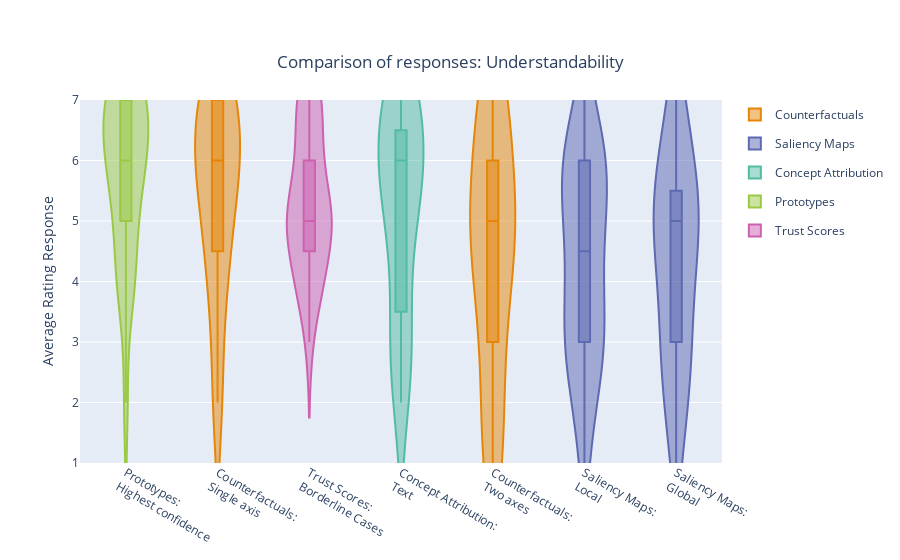
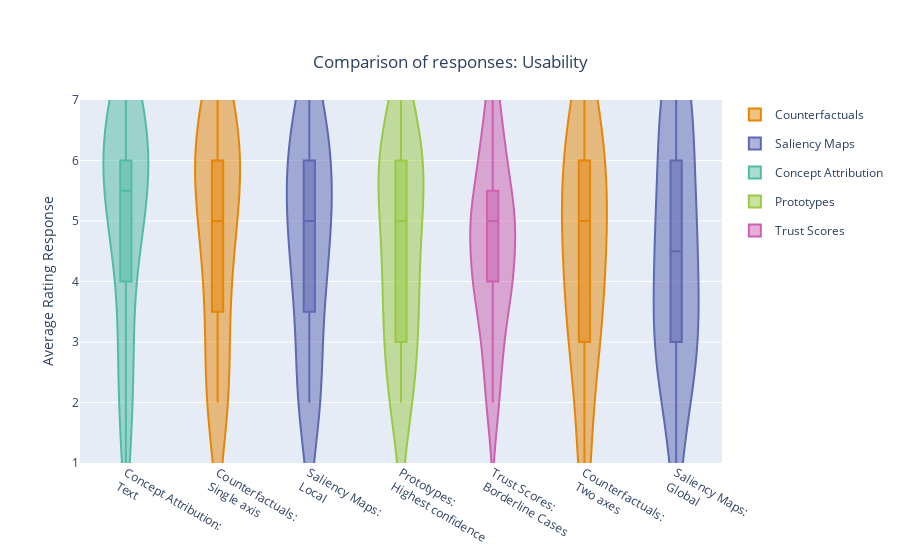

Write notebook code for charts like these, in order.
### Code cell
attributes = ["Understandability", "Usability", "Informativeness", "Value"]
for attribute in attributes:
    aggregated_df = pd.DataFrame()
    for name, df in result_dataframes.items():
        aggregated_df[name] = df[attribute]

    boxPlotDF(
        user_df.join(aggregated_df), f"Comparison of responses: {attribute}", 
        plotly.colors.qualitative.Vivid, # type: ignore
        web_display=True
        )

### Figure 1 — Plotly figure (JSON) as saved in the notebook; plotly's stock layout.template omitted (floating-point values rounded to 4 significant figures)
{"data": [{"box": {"visible": true}, "legendgroup": "Prototypes", "marker": {"color": "rgb(153, 201, 69)"}, "name": "Prototypes:<br>Highest confidence", "showlegend": false, "side": "both", "type": "violin", "y": [6, 7, 7, 6, 6, 7, 7, 7, 5, 6, 2, 4, 7, 6, 5, 6, 5, 4, 4, 7, 4, 7, 7, 6]}, {"box": {"visible": true}, "legendgroup": "Counterfactuals", "marker": {"color": "rgb(229, 134, 6)"}, "name": "Counterfactuals:<br>Single axis", "showlegend": false, "side": "both", "type": "violin", "y": [6, 7, 4, 6, 3, 7, 2, 7, 5, 6, 5, 5, 6, 4, 5, 6, 7, 6, 4, 7, 6, 2, 7, 7]}, {"box": {"visible": true}, "legendgroup": "Trust Scores", "marker": {"color": "rgb(204, 97, 176)"}, "name": "Trust Scores:<br>Borderline Cases", "showlegend": false, "side": "both", "type": "violin", "y": [5, 4, 4, 6, 4, 6, 5, 3, 6, 4, 6, 5, 5, 7, 5, 7, 7, 5, 5, 7, 4, 5, 7, 5]}, {"box": {"visible": true}, "legendgroup": "Concept Attribution", "marker": {"color": "rgb(82, 188, 163)"}, "name": "Concept Attribution:<br>Text", "showlegend": false, "side": "both", "type": "violin", "y": [6, 7, 5, 5, 3, 7, 2, 3, 3, 6, 4, 6, 7, 6, 5, 6, 7, 2, 3, 6, 6, 7, 7, 5]}, {"box": {"visible": true}, "legendgroup": "Counterfactuals", "marker": {"color": "rgb(229, 134, 6)"}, "name": "Counterfactuals:<br>Two axes", "showlegend": false, "side": "both", "type": "violin", "y": [4, 6, 2, 7, 2, 7, 1, 5, 4, 5, 5, 5, 5, 5, 4, 5, 1, 3, 3, 7, 6, 1, 7, 7]}, {"box": {"visible": true}, "legendgroup": "Saliency Maps", "marker": {"color": "rgb(93, 105, 177)"}, "name": "Saliency Maps:<br>Local", "showlegend": false, "side": "both", "type": "violin", "y": [4, 6, 3, 5, 5, 5, 6, 1, 4, 7, 2, 6, 6, 3, 6, 2, 6, 3, 3, 5, 4, 3, 6, 3]}, {"box": {"visible": true}, "legendgroup": "Saliency Maps", "marker": {"color": "rgb(93, 105, 177)"}, "name": "Saliency Maps:<br>Global", "showlegend": false, "side": "both", "type": "violin", "y": [5, 7, 6, 5, 4, 6, 5, 1, 3, 6, 4, 4, 5, 2, 7, 5, 5, 3, 2, 5, 2, 3, 6, 3]}, {"legendgroup": "Counterfactuals", "marker": {"color": "rgb(229, 134, 6)"}, "name": "Counterfactuals", "showlegend": true, "type": "violin", "y": [null]}, {"legendgroup": "Saliency Maps", "marker": {"color": "rgb(93, 105, 177)"}, "name": "Saliency Maps", "showlegend": true, "type": "violin", "y": [null]}, {"legendgroup": "Concept Attribution", "marker": {"color": "rgb(82, 188, 163)"}, "name": "Concept Attribution", "showlegend": true, "type": "violin", "y": [null]}, {"legendgroup": "Prototypes", "marker": {"color": "rgb(153, 201, 69)"}, "name": "Prototypes", "showlegend": true, "type": "violin", "y": [null]}, {"legendgroup": "Trust Scores", "marker": {"color": "rgb(204, 97, 176)"}, "name": "Trust Scores", "showlegend": true, "type": "violin", "y": [null]}], "layout": {"showlegend": true, "title": {"text": "Comparison of responses: Understandability", "x": 0.5, "y": 0.9}, "yaxis": {"dtick": 1, "range": [1, 7], "title": {"text": "Average Rating Response"}}}}

### Figure 2 — Plotly figure (JSON) as saved in the notebook; plotly's stock layout.template omitted (floating-point values rounded to 4 significant figures)
{"data": [{"box": {"visible": true}, "legendgroup": "Concept Attribution", "marker": {"color": "rgb(82, 188, 163)"}, "name": "Concept Attribution:<br>Text", "showlegend": false, "side": "both", "type": "violin", "y": [6, 7, 6, 5, 2, 7, 4, 2, 3, 5, 4, 5, 6, 1, 6, 7, 6, 6, 3, 5, 6, 7, 7, 5]}, {"box": {"visible": true}, "legendgroup": "Counterfactuals", "marker": {"color": "rgb(229, 134, 6)"}, "name": "Counterfactuals:<br>Single axis", "showlegend": false, "side": "both", "type": "violin", "y": [6, 7, 6, 4, 2, 7, 2, 4, 6, 6, 5, 4, 3, 5, 5, 6, 7, 2, 3, 6, 5, 2, 6, 7]}, {"box": {"visible": true}, "legendgroup": "Saliency Maps", "marker": {"color": "rgb(93, 105, 177)"}, "name": "Saliency Maps:<br>Local", "showlegend": false, "side": "both", "type": "violin", "y": [4, 6, 6, 3, 5, 5, 6, 2, 4, 7, 2, 5, 6, 5, 6, 2, 7, 7, 2, 5, 4, 3, 6, 4]}, {"box": {"visible": true}, "legendgroup": "Prototypes", "marker": {"color": "rgb(153, 201, 69)"}, "name": "Prototypes:<br>Highest confidence", "showlegend": false, "side": "both", "type": "violin", "y": [6, 7, 3, 6, 2, 5, 4, 4, 5, 5, 2, 3, 2, 4, 6, 6, 6, 5, 3, 4, 3, 6, 7, 6]}, {"box": {"visible": true}, "legendgroup": "Trust Scores", "marker": {"color": "rgb(204, 97, 176)"}, "name": "Trust Scores:<br>Borderline Cases", "showlegend": false, "side": "both", "type": "violin", "y": [5, 4, 5, 3, 3, 7, 5, 2, 6, 5, 4, 4, 5, 6, 5, 2, 7, 3, 4, 6, 4, 5, 6, 4]}, {"box": {"visible": true}, "legendgroup": "Counterfactuals", "marker": {"color": "rgb(229, 134, 6)"}, "name": "Counterfactuals:<br>Two axes", "showlegend": false, "side": "both", "type": "violin", "y": [4, 6, 3, 6, 2, 7, 1, 3, 4, 6, 5, 5, 5, 3, 4, 4, 5, 6, 3, 6, 5, 1, 7, 7]}, {"box": {"visible": true}, "legendgroup": "Saliency Maps", "marker": {"color": "rgb(93, 105, 177)"}, "name": "Saliency Maps:<br>Global", "showlegend": false, "side": "both", "type": "violin", "y": [5, 7, 3, 7, 5, 5, 5, 1, 3, 6, 4, 4, 3, 5, 7, 3, 6, 7, 2, 4, 2, 3, 7, 3]}, {"legendgroup": "Counterfactuals", "marker": {"color": "rgb(229, 134, 6)"}, "name": "Counterfactuals", "showlegend": true, "type": "violin", "y": [null]}, {"legendgroup": "Saliency Maps", "marker": {"color": "rgb(93, 105, 177)"}, "name": "Saliency Maps", "showlegend": true, "type": "violin", "y": [null]}, {"legendgroup": "Concept Attribution", "marker": {"color": "rgb(82, 188, 163)"}, "name": "Concept Attribution", "showlegend": true, "type": "violin", "y": [null]}, {"legendgroup": "Prototypes", "marker": {"color": "rgb(153, 201, 69)"}, "name": "Prototypes", "showlegend": true, "type": "violin", "y": [null]}, {"legendgroup": "Trust Scores", "marker": {"color": "rgb(204, 97, 176)"}, "name": "Trust Scores", "showlegend": true, "type": "violin", "y": [null]}], "layout": {"showlegend": true, "title": {"text": "Comparison of responses: Usability", "x": 0.5, "y": 0.9}, "yaxis": {"dtick": 1, "range": [1, 7], "title": {"text": "Average Rating Response"}}}}
